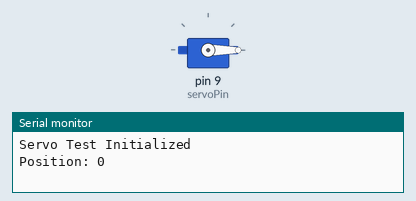
Recording of a sketch running on a simulated Arduino Uno, built with avr-gcc and run on an emulated ATmega328P. On the bench: servo, the last lines printed to the serial monitor.

Above: at 0.05 s.
At 5.25 s:
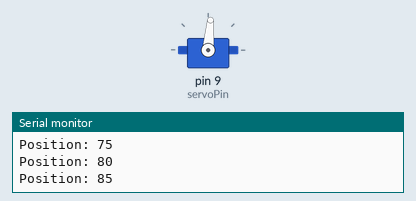
At 10.45 s:
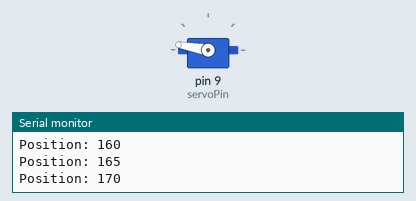
At 20.95 s:
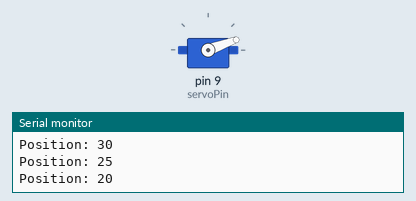
Timing chart, 0 to 28.9 s (numbered marks = the images above):
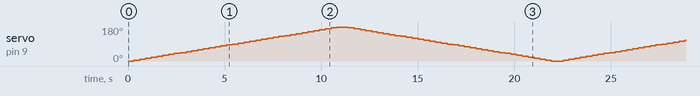

The sketch:

Large_Servo_Test.ino
```cpp
#include <Servo.h>

Servo myServo;  // Create a servo object
const int servoPin = 9;  // Pin connected to the servo signal

void setup() {
    myServo.attach(servoPin); // Attach the servo to the pin
    Serial.begin(9600);
    Serial.println("Servo Test Initialized");
}

void loop() {
    // Sweep from 0 to 180 degrees
    for (int pos = 0; pos <= 180; pos += 5) {
        myServo.write(pos);
        Serial.print("Position: ");
        Serial.println(pos);
        delay(300);
    }

    // Sweep from 180 to 0 degrees
    for (int pos = 180; pos >= 0; pos -= 5) {
        myServo.write(pos);
        Serial.print("Position: ");
        Serial.println(pos);
        delay(300);
    }
}
```
